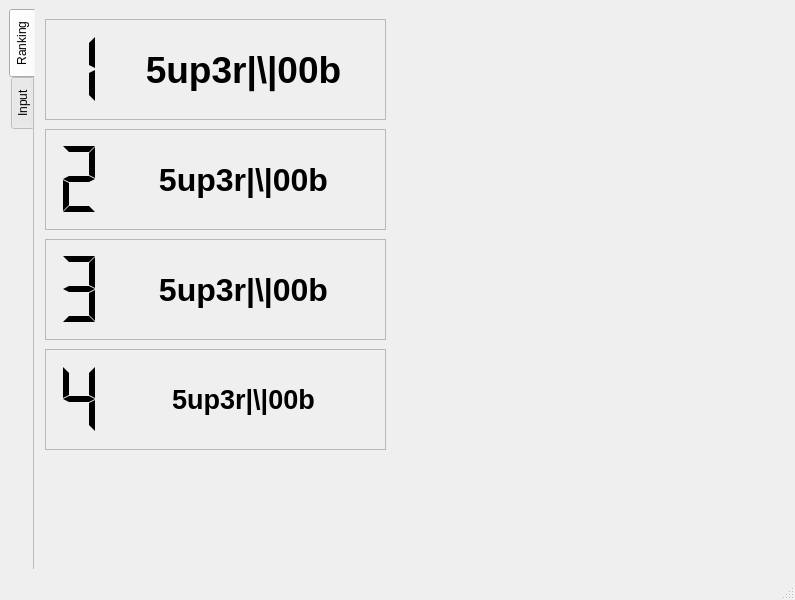
<?xml version="1.0" encoding="UTF-8"?>
<ui version="4.0">
 <class>wndMainWindow</class>
 <widget class="QMainWindow" name="wndMainWindow">
  <property name="geometry">
   <rect>
    <x>0</x>
    <y>0</y>
    <width>795</width>
    <height>600</height>
   </rect>
  </property>
  <property name="windowTitle">
   <string>MainWindow</string>
  </property>
  <widget class="QWidget" name="centralwidget">
   <layout class="QGridLayout" name="gridLayout">
    <item row="0" column="0">
     <widget class="QTabWidget" name="tabUnterpunkte">
      <property name="sizePolicy">
       <sizepolicy hsizetype="Expanding" vsizetype="Expanding">
        <horstretch>0</horstretch>
        <verstretch>0</verstretch>
       </sizepolicy>
      </property>
      <property name="autoFillBackground">
       <bool>false</bool>
      </property>
      <property name="tabPosition">
       <enum>QTabWidget::West</enum>
      </property>
      <property name="tabShape">
       <enum>QTabWidget::Rounded</enum>
      </property>
      <property name="currentIndex">
       <number>0</number>
      </property>
      <property name="elideMode">
       <enum>Qt::ElideNone</enum>
      </property>
      <property name="documentMode">
       <bool>true</bool>
      </property>
      <property name="movable">
       <bool>false</bool>
      </property>
      <widget class="QWidget" name="tbRanking">
       <attribute name="title">
        <string>Ranking</string>
       </attribute>
       <widget class="QFrame" name="frameOverallFirst">
        <property name="geometry">
         <rect>
          <x>10</x>
          <y>10</y>
          <width>341</width>
          <height>101</height>
         </rect>
        </property>
        <property name="frameShape">
         <enum>QFrame::StyledPanel</enum>
        </property>
        <property name="frameShadow">
         <enum>QFrame::Raised</enum>
        </property>
        <layout class="QGridLayout" name="gridLayout_2">
         <item row="0" column="2">
          <widget class="QLabel" name="lblName1">
           <property name="font">
            <font>
             <pointsize>28</pointsize>
             <weight>75</weight>
             <bold>true</bold>
            </font>
           </property>
           <property name="text">
            <string>5up3r|\|00b</string>
           </property>
           <property name="alignment">
            <set>Qt::AlignCenter</set>
           </property>
          </widget>
         </item>
         <item row="0" column="1">
          <widget class="QLCDNumber" name="lcdNumber_2">
           <property name="maximumSize">
            <size>
             <width>50</width>
             <height>16777215</height>
            </size>
           </property>
           <property name="frameShape">
            <enum>QFrame::NoFrame</enum>
           </property>
           <property name="smallDecimalPoint">
            <bool>false</bool>
           </property>
           <property name="digitCount">
            <number>1</number>
           </property>
           <property name="segmentStyle">
            <enum>QLCDNumber::Flat</enum>
           </property>
           <property name="value" stdset="0">
            <double>1.000000000000000</double>
           </property>
           <property name="intValue" stdset="0">
            <number>1</number>
           </property>
          </widget>
         </item>
        </layout>
       </widget>
       <widget class="QFrame" name="frameOverallSecond">
        <property name="geometry">
         <rect>
          <x>10</x>
          <y>120</y>
          <width>341</width>
          <height>101</height>
         </rect>
        </property>
        <property name="frameShape">
         <enum>QFrame::StyledPanel</enum>
        </property>
        <property name="frameShadow">
         <enum>QFrame::Raised</enum>
        </property>
        <layout class="QGridLayout" name="gridLayout_3">
         <item row="0" column="2">
          <widget class="QLabel" name="lblName2">
           <property name="font">
            <font>
             <pointsize>24</pointsize>
             <weight>75</weight>
             <bold>true</bold>
            </font>
           </property>
           <property name="text">
            <string>5up3r|\|00b</string>
           </property>
           <property name="alignment">
            <set>Qt::AlignCenter</set>
           </property>
          </widget>
         </item>
         <item row="0" column="1">
          <widget class="QLCDNumber" name="lcdNumber_3">
           <property name="maximumSize">
            <size>
             <width>50</width>
             <height>16777215</height>
            </size>
           </property>
           <property name="frameShape">
            <enum>QFrame::NoFrame</enum>
           </property>
           <property name="smallDecimalPoint">
            <bool>false</bool>
           </property>
           <property name="digitCount">
            <number>1</number>
           </property>
           <property name="segmentStyle">
            <enum>QLCDNumber::Flat</enum>
           </property>
           <property name="value" stdset="0">
            <double>2.000000000000000</double>
           </property>
           <property name="intValue" stdset="0">
            <number>2</number>
           </property>
          </widget>
         </item>
        </layout>
       </widget>
       <widget class="QFrame" name="frameOverallThird">
        <property name="geometry">
         <rect>
          <x>10</x>
          <y>230</y>
          <width>341</width>
          <height>101</height>
         </rect>
        </property>
        <property name="frameShape">
         <enum>QFrame::StyledPanel</enum>
        </property>
        <property name="frameShadow">
         <enum>QFrame::Raised</enum>
        </property>
        <layout class="QGridLayout" name="gridLayout_4">
         <item row="0" column="2">
          <widget class="QLabel" name="lblName3">
           <property name="font">
            <font>
             <pointsize>24</pointsize>
             <weight>75</weight>
             <bold>true</bold>
            </font>
           </property>
           <property name="text">
            <string>5up3r|\|00b</string>
           </property>
           <property name="alignment">
            <set>Qt::AlignCenter</set>
           </property>
          </widget>
         </item>
         <item row="0" column="1">
          <widget class="QLCDNumber" name="lcdNumber_4">
           <property name="maximumSize">
            <size>
             <width>50</width>
             <height>16777215</height>
            </size>
           </property>
           <property name="frameShape">
            <enum>QFrame::NoFrame</enum>
           </property>
           <property name="smallDecimalPoint">
            <bool>false</bool>
           </property>
           <property name="digitCount">
            <number>1</number>
           </property>
           <property name="segmentStyle">
            <enum>QLCDNumber::Flat</enum>
           </property>
           <property name="value" stdset="0">
            <double>3.000000000000000</double>
           </property>
           <property name="intValue" stdset="0">
            <number>3</number>
           </property>
          </widget>
         </item>
        </layout>
       </widget>
       <widget class="QFrame" name="frameOverallFourth">
        <property name="geometry">
         <rect>
          <x>10</x>
          <y>340</y>
          <width>341</width>
          <height>101</height>
         </rect>
        </property>
        <property name="frameShape">
         <enum>QFrame::StyledPanel</enum>
        </property>
        <property name="frameShadow">
         <enum>QFrame::Raised</enum>
        </property>
        <layout class="QGridLayout" name="gridLayout_5">
         <item row="0" column="2">
          <widget class="QLabel" name="lblName4">
           <property name="font">
            <font>
             <pointsize>20</pointsize>
             <weight>75</weight>
             <bold>true</bold>
            </font>
           </property>
           <property name="text">
            <string>5up3r|\|00b</string>
           </property>
           <property name="alignment">
            <set>Qt::AlignCenter</set>
           </property>
          </widget>
         </item>
         <item row="0" column="1">
          <widget class="QLCDNumber" name="lcdNumber_5">
           <property name="maximumSize">
            <size>
             <width>50</width>
             <height>16777215</height>
            </size>
           </property>
           <property name="frameShape">
            <enum>QFrame::NoFrame</enum>
           </property>
           <property name="smallDecimalPoint">
            <bool>false</bool>
           </property>
           <property name="digitCount">
            <number>1</number>
           </property>
           <property name="segmentStyle">
            <enum>QLCDNumber::Flat</enum>
           </property>
           <property name="value" stdset="0">
            <double>4.000000000000000</double>
           </property>
           <property name="intValue" stdset="0">
            <number>4</number>
           </property>
          </widget>
         </item>
        </layout>
       </widget>
      </widget>
      <widget class="QWidget" name="tbInput">
       <attribute name="title">
        <string>Input</string>
       </attribute>
      </widget>
     </widget>
    </item>
   </layout>
  </widget>
  <widget class="QMenuBar" name="menubar">
   <property name="geometry">
    <rect>
     <x>0</x>
     <y>0</y>
     <width>795</width>
     <height>21</height>
    </rect>
   </property>
  </widget>
  <widget class="QStatusBar" name="statusbar"/>
 </widget>
 <resources/>
 <connections/>
</ui>
